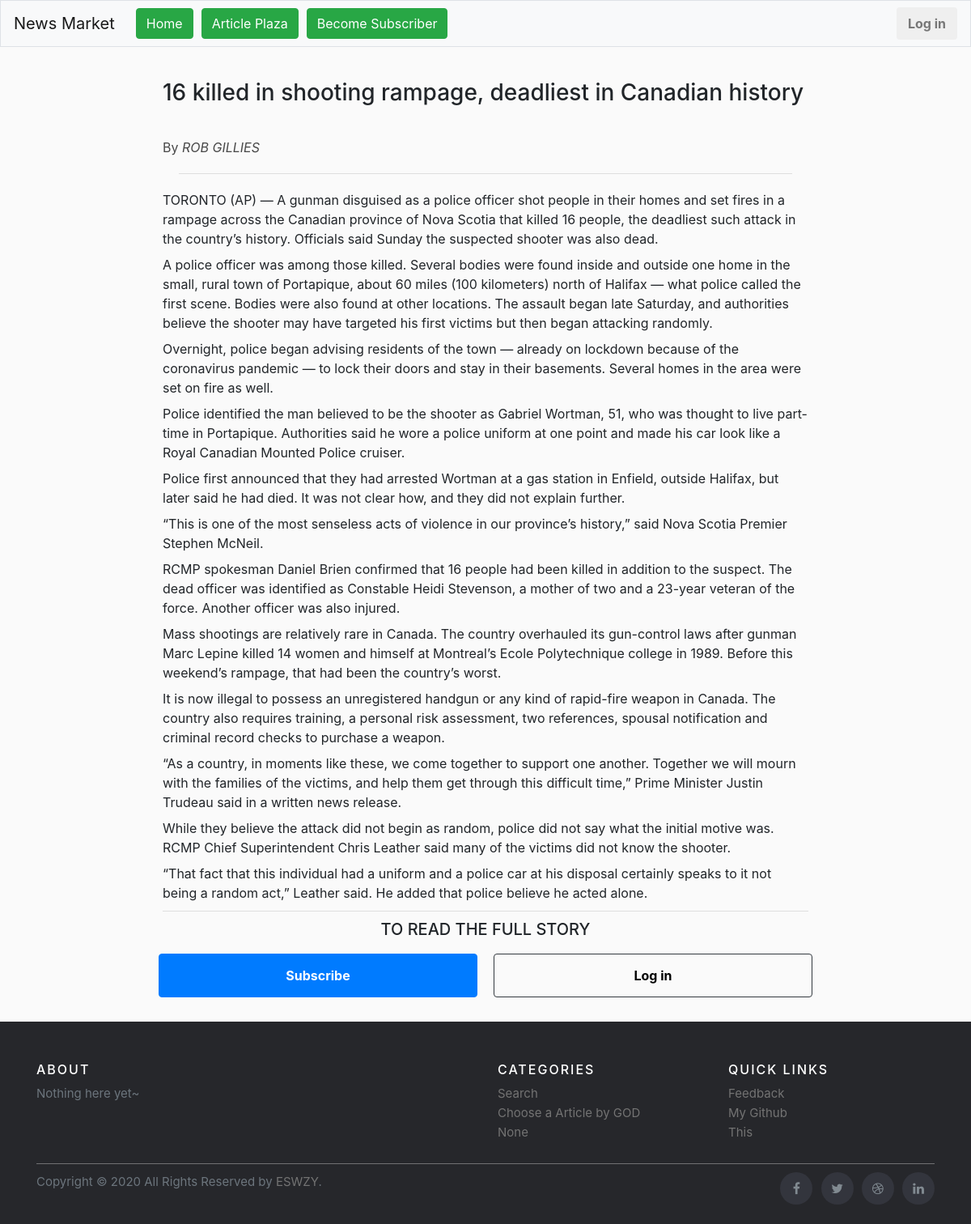
Before: /articles/16 killed in shooting rampage, deadliest in Canadian history with the older database file.
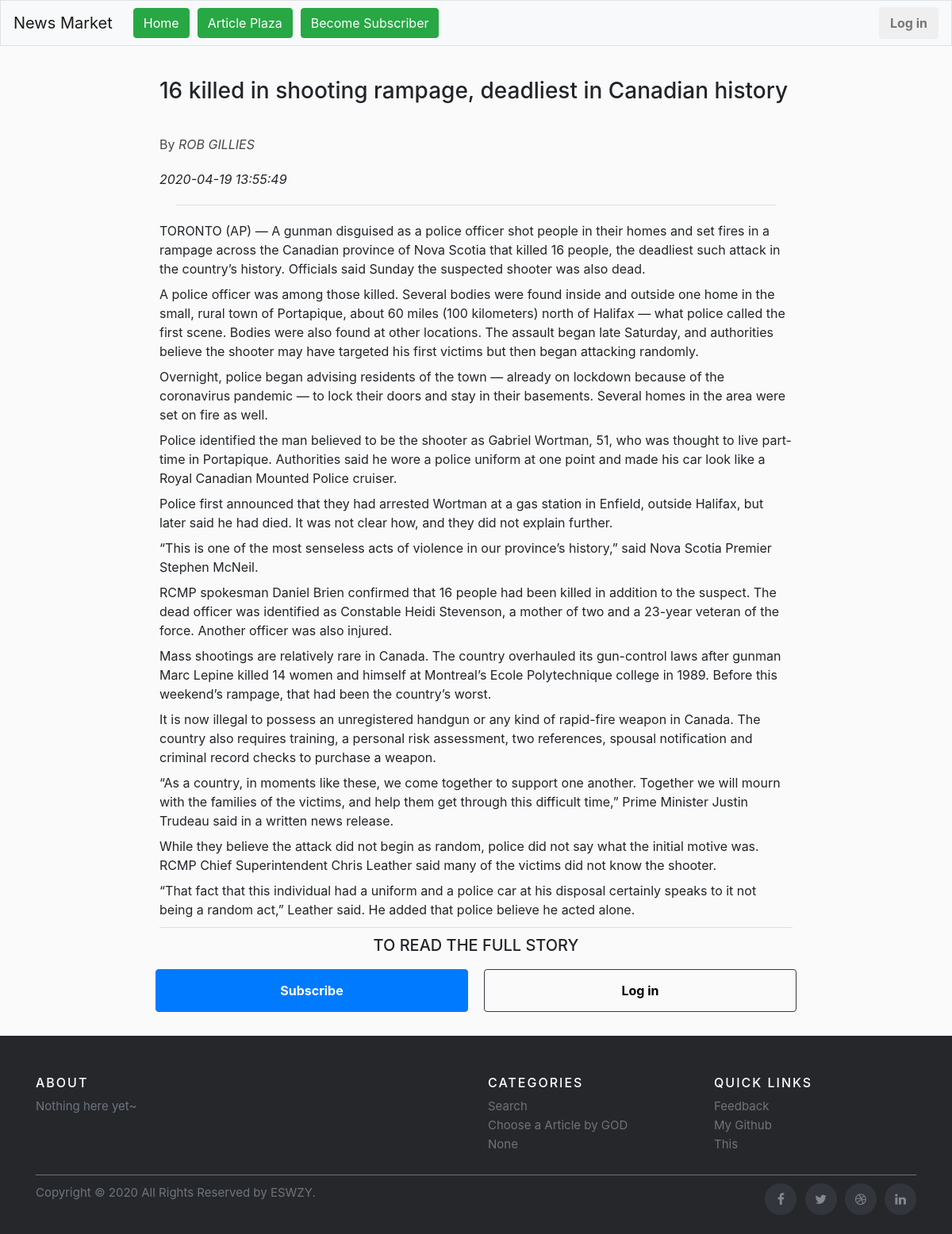
After: the same page with the newer database file.
### articles/models.py (models this page shows)
class Article(models.Model):
    objects = RandomManager()
    title = models.TextField(verbose_name='Title')
    author = models.CharField(max_length=64, verbose_name='Author', null=True)
    date = models.CharField(max_length=64, verbose_name='Publish date', null=True)
    brief = models.TextField(verbose_name='Brief', null=True)
    free_text = models.TextField(verbose_name='Free part', null=True)
    pay_text = models.TextField(verbose_name='Full part', null=True)

### articles/views.py (the view)
# urls.py: path("<title>", views.article, name="full_article"),
def article(request, title):
    title = title.replace('-', ' ')
    article = Article.objects.get(title=title)
    context = {
        "article": article
    }
    return render(request, "articles/article.html", context)

### articles/templates/articles/article.html
{% extends "base.html" %}
{% block body %}
<div class="article__content">
    <div class="article__header">
        <h3 class="article__title">
            {{ article.title }}
        </h3>
        {% if article.author %}
        <div class="article__author">
            By <i>{{ article.author }}</i>
        </div>
        {% endif %}
        {% if article.date %}
        <div class="article__date">
            <i>{{ article.date }}</i>
        </div>
        {% endif %}
        <hr style="margin: 20px">
    </div>
    <div class="article__body">
        {{ article.free_text|safe }}
    </div>
    {% if request.user.customer.sub %}
        <div class="alert alert-warning alert-dismissible fade show" role="alert">
            <h5>Congratulations!</h5>
            <hr style="">The paywall has been broken down!.
            <button type="button" class="close" data-dismiss="alert" aria-label="Close">
                <span aria-hidden="true">&times;</span>
            </button>
        </div>
        <div class="article__body">
            {{ article.pay_text|safe }}
        </div>
    {% else %}
    <hr>
    <div style="text-align: center;">
        <div style="">
            <h5 >TO READ THE FULL STORY</h5>
            {% if not request.user.is_authenticated %}
                <div class="row">
                    <div style="width: 50%; padding: 10px">
                        <button class="btn btn-primary btn-block" type="button">
                            <a class="nav-link" href="/" style="color: #ffffff"><b>Subscribe</b></a>
                        </button>
                    </div>
                    <div style="width: 50%; padding: 10px">
                        <button class="btn btn-outline-dark btn-block" type="button">
                            <a class="nav-link" href="/" style="color: #000000"><b>Log in</b></a>
                        </button>
                    </div>
                </div>
            {% else %}
                <div style="width: 100%; padding: 20px">
                    <button class="btn btn-primary btn-block" type="button">
                        <a class="nav-link" href="/" style="color: #ffffff"><b>Subscribe</b></a>
                    </button>
                </div>
            {% endif %}
        </div>
    </div>
    {% endif %}
</div>
{% endblock %}

Changed rows visible on the page:
changed Article "16 killed in shooting rampage, deadliest in Canadian history": date (not shown) → "2020-04-19 13:55:49"
